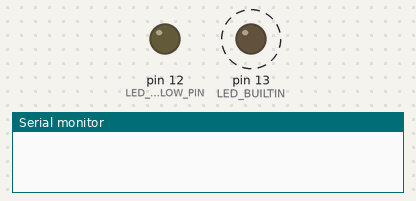
A sketch run on a simulated Arduino Uno, built with avr-gcc and run on an emulated ATmega328P. Parts: output pins drawn as LEDs (lit = HIGH), the last lines printed to the serial monitor. Dashed ring = blinking.

Above: at 0.2 s.
At 3.7 s:
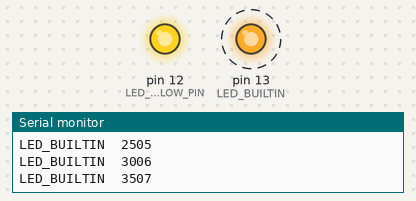
Timing chart, 0 to 5.2 s (numbered marks = the images above):
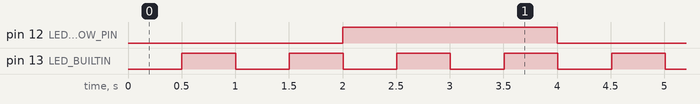

Measured:
- by itself, pin 12 (LED_YELLOW_PIN): alternates HIGH for 2.0 s and LOW for 2.0 s
- by itself, pin 13 (LED_BUILTIN): alternates HIGH for 0.50 s and LOW for 0.50 s
- by itself, everything shown: repeats every 4.0 s, in 10 steps

The sketch:

BlinkMe.ino
```cpp
#define LED_YELLOW_PIN 12

const unsigned int interval_led_builtin = 500;
const unsigned int interval_led_yellow = 2000;
unsigned long start_time_led_yellow = 0;
unsigned long start_time_led_builtin = 0;
bool led_yellow_on = 0;
bool led_builtin_on = 0;

void setup() {
  pinMode(LED_BUILTIN, OUTPUT);
  pinMode(LED_YELLOW_PIN, OUTPUT);
  Serial.begin(9600);      // open the serial port at 9600 bps:
}

void loop() {
  unsigned long current_time = millis();

  if (current_time - start_time_led_yellow > interval_led_yellow) {
    led_yellow_on = !led_yellow_on;
    digitalWrite(LED_YELLOW_PIN, led_yellow_on);
    start_time_led_yellow = current_time;
    Serial.print("LED_YELLOW_PIN");
    Serial.print("\t");
    Serial.println(start_time_led_yellow);
  }

  if (current_time - start_time_led_builtin > interval_led_builtin) {
    led_builtin_on = !led_builtin_on;
    digitalWrite(LED_BUILTIN, led_builtin_on);
    start_time_led_builtin = current_time;
    Serial.print("LED_BUILTIN");
    Serial.print("\t");
    Serial.println(start_time_led_builtin);
  }
}
```
